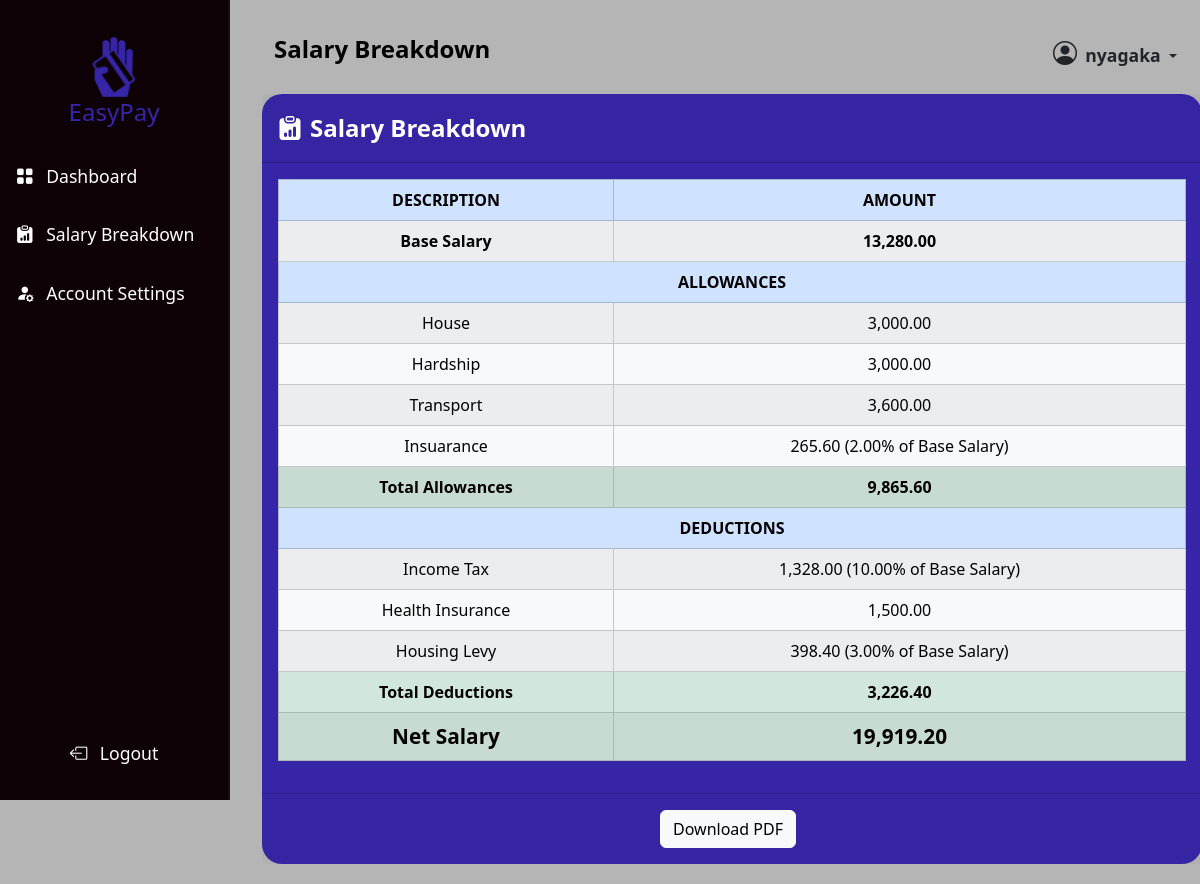
The page /salary-breakdown/ (signed in) on the database its author committed.
### management/models.py (models this page shows, shortened)
class JobGroup(models.Model):
    name = models.CharField(max_length=100)
    base_salary = models.DecimalField(max_digits=11, decimal_places=2, default=0)
    def calculate_total_allowances(self):
        total = 0
        for allowance in self.allowances.all():
            if allowance.calculation_type == "percentage":
                total += (allowance.value / 100) * self.base_salary
            else:  # Fixed amount
                total += allowance.value
        return total
    def calculate_total_deductions(self):
        total = 0
        for deduction in self.deductions.all():
            if deduction.calculation_type == "percentage":
                total += (deduction.value / 100) * self.base_salary
            else:  # Fixed amount
                total += deduction.value
        return total
    def calculate_net_salary(self):
        net_salary = (
            self.base_salary
            + self.calculate_total_allowances()
            - self.calculate_total_deductions()
        )
        return net_salary

class Allowance(models.Model):
    CALCULATION_TYPES = [
        ("percentage", "Percentage"),
        ("fixed", "Fixed Amount"),
    ]
    name = models.CharField(max_length=100)
    job_groups = models.ManyToManyField(JobGroup, related_name="allowances")
    calculation_type = models.CharField(max_length=15, choices=CALCULATION_TYPES)
    value = models.DecimalField(max_digits=11, decimal_places=2, default=0)

class Deduction(models.Model):
    CALCULATION_TYPES = [
        ("percentage", "Percentage"),
        ("fixed", "Fixed Amount"),
    ]
    name = models.CharField(max_length=100)
    job_groups = models.ManyToManyField(JobGroup, related_name="deductions")
    calculation_type = models.CharField(max_length=15, choices=CALCULATION_TYPES)
    value = models.DecimalField(max_digits=11, decimal_places=2, default=0)

### employees/views.py (the view)
# urls.py: path("salary-breakdown/", salary_breakdown, name="salary_breakdown"),
@login_required(login_url="login_employee")
def salary_breakdown(request):
    employee = get_object_or_404(Employee, user=request.user)
    job_group = employee.job_group
    base_salary = job_group.base_salary
    total_allowances = Decimal(0)
    allowances = []
    for allowance in job_group.allowances.all():
        if allowance.calculation_type == "percentage":
            allowance_amount = (allowance.value / 100) * base_salary
        else:  # Fixed amount
            allowance_amount = allowance.value
        total_allowances += allowance_amount
        allowances.append(
            {
                "name": allowance.name,
                "calculation_type": allowance.calculation_type,
                "value": allowance.value,
                "amount": allowance_amount,
            }
        )
    total_deductions = Decimal(0)
    deductions = []
    for deduction in job_group.deductions.all():
        if deduction.calculation_type == "percentage":
            deduction_amount = (deduction.value / 100) * base_salary
        else:  # Fixed amount
            deduction_amount = deduction.value
        total_deductions += deduction_amount
        deductions.append(
            {
                "name": deduction.name,
                "calculation_type": deduction.calculation_type,
                "value": deduction.value,
                "amount": deduction_amount,
            }
        )
    net_salary = job_group.calculate_net_salary()
    net_salary = round(net_salary, 2)
    context = {
        "employee": employee,
        "job_group": job_group,
        "base_salary": base_salary,
        "allowances": allowances,
        "total_allowances": total_allowances,
        "deductions": deductions,
        "total_deductions": total_deductions,
        "net_salary": net_salary,
    }
    return render(request, "salary_breakdown.html", context)

### employees/templates/salary_breakdown.html (shortened to what this page needs)
{% extends "layouts/dashboard_layout.html" %}
{% load static %}
{% load humanize %}
{% block content %}
  <div class="container-fluid">
    <div class="row gx-0">
      <main class="col-10 main-content">
        <nav class="navbar navbar-expand-lg dash-nav">
          <div class="container-fluid">
            <h1 class="navbar-brand fw-bold" style="font-size: 1.5rem">Salary Breakdown</h1>
            <div class="collapse navbar-collapse" id="navbarNav">
              <ul class="navbar-nav ms-auto">
                <li class="nav-item">
                  <div class="dropdown">
                    <button class="btn dropdown-toggle"
                            type="button"
                            data-bs-toggle="dropdown"
                            aria-expanded="false">
                      <i class="bi bi-person-circle me-1" style="font-size: 1.5rem"></i>
                      <span class="fw-bold" style="font-size: 1.1rem;">{{ user.username }}</span>
                    </button>
                  </div>
                </li>
              </ul>
            </div>
          </div>
        </nav>
        <div class="card salary-card mt-2">
          <div class="card-header">
            <div class="d-flex align-items-center mb-2 mt-2">
              <i class="bi bi-clipboard-data-fill me-2" style="font-size: 1.5rem"></i>
              <h5 class="card-title fw-bold mb-0" style="font-size: 1.5rem;">Salary Breakdown</h5>
            </div>
          </div>
          <div class="card-body">
            <table class="table table-striped table-hover table-bordered table-light">
              <thead>
                <tr class="table-primary">
                  <th scope="col" class="text-uppercase">Description</th>
                  <th scope="col" class="text-uppercase">Amount</th>
                </tr>
              </thead>
              <tbody>
                <tr>
                  <td class="fw-bold">Base Salary</td>
                  <td class="fw-bold">{{ base_salary|floatformat:2|intcomma }}</td>
                </tr>
                <tr class="table-primary">
                  <td colspan="2" class="fw-bold text-uppercase">Allowances</td>
                </tr>
                {% for allowance in allowances %}
                  <tr>
                    <td>{{ allowance.name }}</td>
                    <td>
                      {% if allowance.calculation_type == "percentage" %}
                        {{ allowance.amount|floatformat:2|intcomma }}
                        ({{ allowance.value|floatformat:2|intcomma }}% of Base Salary)
                      {% else %}
                        {{ allowance.amount|floatformat:2|intcomma }}
                      {% endif %}
                    </td>
                  </tr>
                {% endfor %}
                <tr class="table-success">
                  <td class="fw-bold">Total Allowances</td>
                  <td class="fw-bold">{{ total_allowances|floatformat:2|intcomma }}</td>
                </tr>
                <tr class="table-primary">
                  <td colspan="2" class="fw-bold text-uppercase">Deductions</td>
                </tr>
                {% for deduction in deductions %}
                  <tr>
                    <td>{{ deduction.name }}</td>
                    <td>
                      {% if deduction.calculation_type == "percentage" %}
                        {{ deduction.amount|floatformat:2|intcomma }}
                        ({{ deduction.value|floatformat:2|intcomma }}% of Base Salary)
                      {% else %}
                        {{ deduction.amount|floatformat:2|intcomma }}
                      {% endif %}
                    </td>
                  </tr>
                {% endfor %}
                <tr class="table-success">
                  <td class="fw-bold">Total Deductions</td>
                  <td class="fw-bold">{{ total_deductions|floatformat:2|intcomma }}</td>
                </tr>
                <tr class="table-success">
                  <td colspan="1" class="fw-bold" style="font-size: 1.3rem;">Net Salary</td>
                  <td class="fw-bold" style="font-size: 1.3rem;">{{ net_salary|floatformat:2|intcomma }}</td>
                </tr>
              </tbody>
            </table>
          </div>
          <div class="card-footer pt-0">
            <div class="d-flex justify-content-center me-2 mb-2">
              <a href="{% url 'generate_salary_pdf' %}" class="btn btn-light mt-3">Download PDF</a>
            </div>
          </div>
        </div>
      </main>
    </div>
  </div>
{% endblock content %}

### main/templates/layouts/dashboard_layout.html (shortened to what this page needs)
{% load static %}
<!DOCTYPE html>
<html lang="en">
  <head>
    <link href="https://cdn.jsdelivr.net/npm/bootstrap@5.3.3/dist/css/bootstrap.min.css"
          rel="stylesheet"
 />
    <link rel="stylesheet" href="{% static 'css/dashboard.css' %}" />
    <link rel="stylesheet"
          href="https://cdn.jsdelivr.net/npm/bootstrap-icons@1.11.3/font/bootstrap-icons.min.css">
  </head>
  <body>
    <div class="toast-container position-fixed top-0 start-50 translate-middle-x p-3"
         style="z-index: 1055">
    </div>
    <nav class="col-2">
      <div class=" sidebar d-flex flex-column">
        <div class="sidebar-header text-center">
          <a href="{% url 'home' %}">
            <img src="{% static 'images/logo.png' %}" alt="" width="62" height="62" />
            <h4 class="mb-0">EasyPay</h4>
          </a>
        </div>
        <div class="sidebar-body text-white">
          <ul class="nav flex-column">
            <li class="nav-item py-2">
              <a class="nav-link active" href="{% url 'employee_dashboard' %}">
                <i class="bi bi-grid-fill me-2"></i>
                <span>Dashboard</span>
              </a>
            </li>
            <li class="nav-item py-2">
              <a class="nav-link" href="{% url 'salary_breakdown' %}">
                <i class="bi bi-clipboard-data-fill me-2"></i>
                <span>Salary Breakdown</span>
              </a>
            </li>
            <li class="nav-item py-2">
              <a class="nav-link" href="{% url 'account_settings' %}">
                <i class="bi bi-person-fill-gear me-2"></i>
                <span>Account Settings</span>
              </a>
            </li>
          </ul>
        </div>
        <div class="sidebar-footer text-center mb-4">
          <a class="nav-link" href="{% url 'logout_employee' %}">
            <i class="bi bi-box-arrow-left me-2"></i>
            <span>Logout</span>
          </a>
        </div>
      </div>
    </nav>
    {% block content %}
    {% endblock content %}
  </body>
  <html>

### main/static/css/dashboard.css (style rules this page uses)
body { background-color: #b5b5b5; }
a { color: #00bcd4; text-decoration: none; }
.sidebar { background-color: #0d0106; height: 100vh; width: 230px; position: fixed; top: 0; left: 0; padding-top: 1rem; border-right: 2px solid #111; }
.sidebar a { text-decoration: none; color: #ffffff; }
.sidebar-header { padding: 20px; }
.sidebar-header h4 { color: #3626a7; }
.sidebar-body, .sidebar-footer { font-size: 1.1rem; }
.sidebar .nav { flex-grow: 1; }
.sidebar .sidebar-footer { margin-top: auto; padding: 10px; }
.main-content { margin-left: 230px; padding: 20px; flex-grow: 1; display: flex; flex-direction: column; }
.dash-nav { width: 100%; }
.row { display: flex; }
.card { flex: 1; display: flex; flex-direction: column; justify-content: space-between; height: 100%; border-radius: 20px; border: none; background-color: #dbdbdb; }
.card-body { display: flex; flex-direction: column; height: 100%; text-align: center; }
.salary-card { background-color: #3626a7; color: #ffffff; }

### rows shown on the page
JobGroup: base_salary "13,280.00"
Allowance: name "House", amount "3,000.00"
Allowance: name "Hardship", amount "3,000.00"
Allowance: name "Transport", amount "3,600.00"
Allowance: name "Insuarance", value "2.00"
Deduction: name "Income Tax", value "10.00"
Deduction: name "Health Insurance", amount "1,500.00"
Deduction: name "Housing Levy", value "3.00"

### other values the page prints
{{ user.username }} "nyagaka"
{{ allowance.amount|floatformat:2|intcomma }} "265.60"
{{ total_allowances|floatformat:2|intcomma }} "9,865.60"
{{ deduction.amount|floatformat:2|intcomma }} "1,328.00" "398.40"
{{ total_deductions|floatformat:2|intcomma }} "3,226.40"
{{ net_salary|floatformat:2|intcomma }} "19,919.20"
